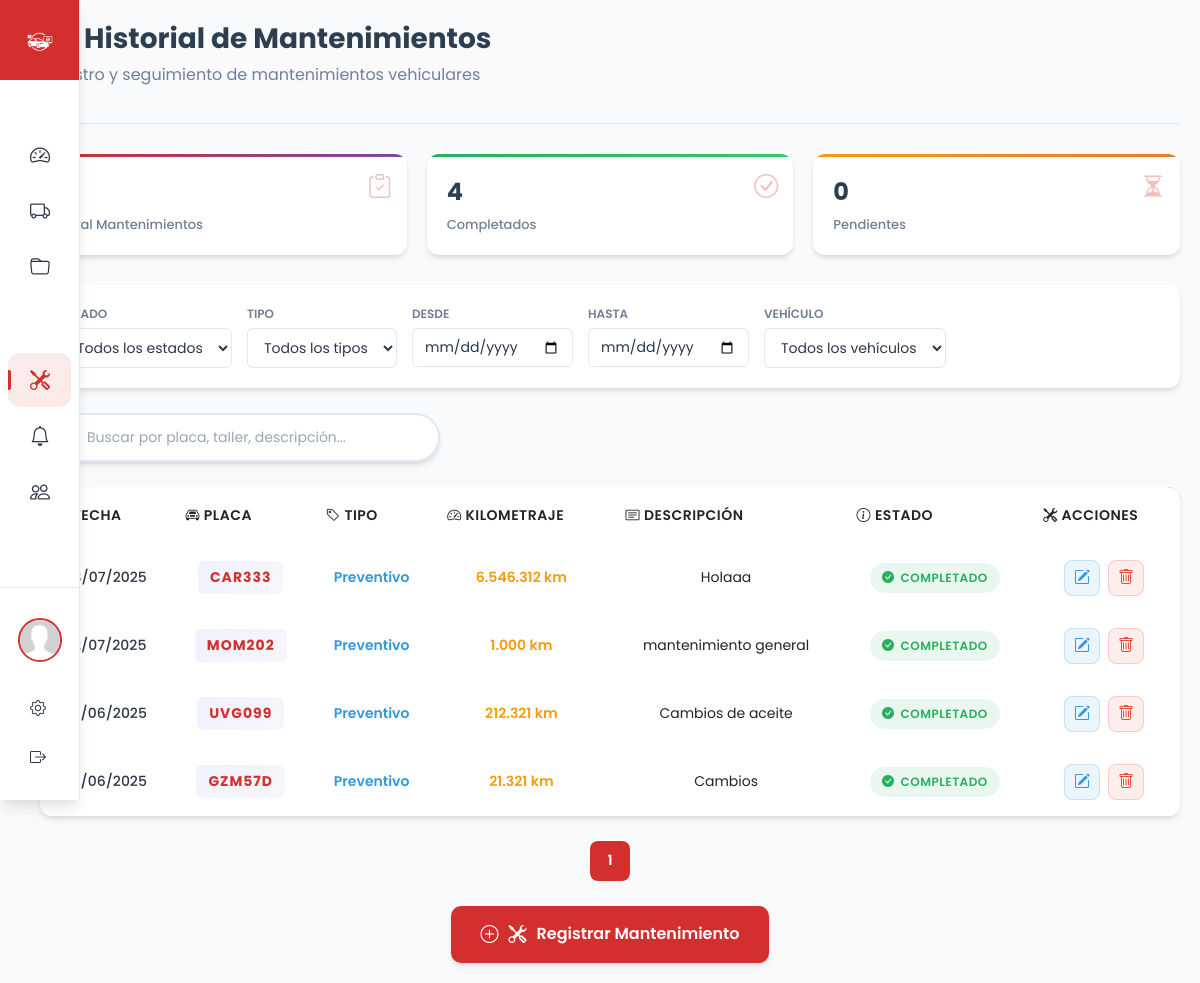
/roles/admin/mantenimiento.php (signed in), run on the app's committed database.
### tables this page shows
CREATE TABLE `usuarios` (
  `documento` varchar(20) NOT NULL,
  `nombre_completo` varchar(100) NOT NULL,
  `email` varchar(100) NOT NULL,
  `password` varchar(500) NOT NULL,
  `telefono` bigint(20) NOT NULL,
  `id_estado_usuario` int(11) NOT NULL,
  `id_rol` int(11) NOT NULL,
  `reset_token` varchar(255) DEFAULT NULL,
  `reset_expira` datetime DEFAULT NULL,
  `joined_at` timestamp NOT NULL DEFAULT current_timestamp() ON UPDATE current_timestamp(),
  `foto_perfil` varchar(255) DEFAULT NULL,
  `fecha_nacimiento` date DEFAULT NULL,
  `nit_empresa` int(11) DEFAULT NULL
);

CREATE TABLE `mantenimiento` (
  `id_mantenimiento` int(11) NOT NULL,
  `placa` varchar(10) NOT NULL,
  `id_tipo_mantenimiento` varchar(50) NOT NULL,
  `fecha_programada` date NOT NULL,
  `fecha_realizada` date DEFAULT NULL,
  `observaciones` text DEFAULT NULL,
  `kilometraje_actual` int(11) DEFAULT NULL,
  `proximo_cambio_km` int(11) DEFAULT NULL,
  `proximo_cambio_fecha` date DEFAULT NULL
);

CREATE TABLE `tipo_mantenimiento` (
  `id_tipo_mantenimiento` varchar(50) NOT NULL,
  `descripcion` varchar(255) NOT NULL
);

### roles/admin/mantenimiento.php (the view, shortened to what this page needs)
<?php
$db = new Database();
$con = $db->conectar();
$documento = $_SESSION['documento'] ?? null;
$nombre_completo = $_SESSION['nombre_completo'] ?? null;
$foto_perfil = $_SESSION['foto_perfil'] ?? null;
if (!$nombre_completo || !$foto_perfil) {
    $query = $con->prepare("SELECT nombre_completo, foto_perfil FROM usuarios WHERE documento = :documento");
    $query->bindParam(':documento', $documento);
    $query->execute();
    $usuario = $query->fetch(PDO::FETCH_ASSOC);
    $foto_perfil = $usuario['foto_perfil'] ?: 'roles/user/css/img/perfil.jpg';
}
$stats_query = $con->prepare("
    SELECT
        COUNT(*) AS total_mantenimientos,
        SUM(CASE WHEN fecha_realizada IS NOT NULL THEN 1 ELSE 0 END) AS mantenimientos_completados,
        SUM(CASE WHEN fecha_realizada IS NULL THEN 1 ELSE 0 END) AS mantenimientos_pendientes
    FROM mantenimiento m
");
$stats_query->execute();
$stats = $stats_query->fetch(PDO::FETCH_ASSOC);
$mantenimientos_query = $con->prepare("
    SELECT
        m.id_mantenimiento AS id,
        m.placa,
        tm.descripcion AS tipo,
        m.kilometraje_actual AS kilometraje,
        m.observaciones AS descripcion,
        m.fecha_programada AS fecha,
        m.fecha_realizada AS fecha_completado,
        m.proximo_cambio_fecha,
        CASE
            WHEN m.fecha_realizada IS NULL THEN 'Pendiente'
            ELSE 'Completado'
        END AS estado,
        m.observaciones AS detalles
    FROM mantenimiento m
    LEFT JOIN tipo_mantenimiento tm ON m.id_tipo_mantenimiento = tm.id_tipo_mantenimiento
    ORDER BY m.fecha_programada DESC
");
$mantenimientos_query->execute();
$mantenimientos = $mantenimientos_query->fetchAll(PDO::FETCH_ASSOC);
function getEstadoClass($estado) {
    switch (strtolower($estado)) {
        case 'completado': return 'estado-completado';
    }
}
function getTipoClass($tipo) {
    switch (strtolower($tipo)) {
        case 'preventivo': return 'tipo-preventivo';
    }
}
?>
<!DOCTYPE html>
<html lang="es">
<head>
    <link href="https://cdn.jsdelivr.net/npm/bootstrap@5.3.0/dist/css/bootstrap.min.css" rel="stylesheet">
    <link rel="stylesheet" href="https://cdn.jsdelivr.net/npm/bootstrap-icons@1.10.0/font/bootstrap-icons.css">
    <link rel="stylesheet" href="css/mantenimiento.css">
    <link rel="stylesheet" href="css/mantenimiento-modals.css">
</head>
<body>
  <?php include 'menu.php'; ?>
  <div class="content">
    <div class="page-header">
      <div>
        <h1 class="page-title">
          Historial de Mantenimientos
        </h1>
        <p class="page-subtitle">Registro y seguimiento de mantenimientos vehiculares</p>
      </div>
    </div>
    <div class="stats-overview">
      <div class="stat-card total">
        <i class="bi bi-clipboard-check stat-icon"></i>
        <div class="stat-number"><?= $stats['total_mantenimientos'] ?? 5 ?></div>
        <div class="stat-label">Total Mantenimientos</div>
      </div>
      <div class="stat-card completados">
        <i class="bi bi-check-circle stat-icon"></i>
        <div class="stat-number"><?= $stats['mantenimientos_completados'] ?? 3 ?></div>
        <div class="stat-label">Completados</div>
      </div>
      <div class="stat-card pendientes">
        <i class="bi bi-hourglass-split stat-icon"></i>
        <div class="stat-number"><?= $stats['mantenimientos_pendientes'] ?? 2 ?></div>
        <div class="stat-label">Pendientes</div>
      </div>
    </div>
    <div class="filters-section">
      <div class="filter-group">
        <label class="filter-label">Estado</label>
        <select class="filter-select" id="filtroEstado" onchange="aplicarFiltros()">
          <option value="">Todos los estados</option>
        </select>
      </div>
      <div class="filter-group">
        <label class="filter-label">Tipo</label>
        <select class="filter-select" id="filtroTipo" onchange="aplicarFiltros()">
          <option value="">Todos los tipos</option>
        </select>
      </div>
      <div class="filter-group">
        <label class="filter-label">Desde</label>
        <input type="date" class="filter-date" id="filtroDesde" onchange="aplicarFiltros()">
      </div>
      <div class="filter-group">
        <label class="filter-label">Hasta</label>
        <input type="date" class="filter-date" id="filtroHasta" onchange="aplicarFiltros()">
      </div>
      <div class="filter-group">
        <label class="filter-label">Vehículo</label>
        <select class="filter-select" id="filtroVehiculo" onchange="aplicarFiltros()">
          <option value="">Todos los vehículos</option>
        </select>
      </div>
    </div>
    <div class="controls-section">
      <div class="buscador">
        <input type="text" id="buscar" class="form-control" placeholder="Buscar por placa, taller, descripción..." onkeyup="filtrarTabla()">
      </div>
    </div>
    <div class="table-container">
      <div class="table-responsive">
        <table class="table" id="tablaUsuarios">
          <thead>
            <tr>
              <th><i class="bi bi-calendar"></i> Fecha</th>
              <th><i class="bi bi-car-front"></i> Placa</th>
              <th><i class="bi bi-tag"></i> Tipo</th>
              <th><i class="bi bi-speedometer2"></i> Kilometraje</th>
              <th><i class="bi bi-card-text"></i> Descripción</th>
              <th><i class="bi bi-info-circle"></i> Estado</th>
              <th><i class="bi bi-tools"></i> Acciones</th>
            </tr>
          </thead>
          <tbody>
            <?php foreach ($mantenimientos as $mant): ?>
            <tr>
              <td><span class="fecha-cell"><?= date('d/m/Y', strtotime($mant['fecha'])) ?></span></td>
              <td><span class="placa-cell"><?= htmlspecialchars($mant['placa']) ?></span></td>
              <td><span class="tipo-cell <?= getTipoClass($mant['tipo']) ?>"><?= htmlspecialchars($mant['tipo']) ?></span></td>
              <td><span class="kilometraje-cell"><?= number_format($mant['kilometraje'], 0, ',', '.') ?> km</span></td>
              <td><span class="descripcion-cell"><?= htmlspecialchars($mant['descripcion']) ?></span></td>
              <td>
                <span class="estado-cell <?= getEstadoClass($mant['estado']) ?>">
                  <?php if ($mant['estado'] == 'Completado'): ?>
                    <i class="bi bi-check-circle-fill"></i>
                  <?php elseif ($mant['estado'] == 'Pendiente'): ?>
                    <i class="bi bi-clock"></i>
                  <?php elseif ($mant['estado'] == 'En proceso'): ?>
                    <i class="bi bi-gear"></i>
                  <?php else: ?>
                    <i class="bi bi-x-circle"></i>
                  <?php endif; ?>
                  <?= htmlspecialchars($mant['estado']) ?>
                </span>
              </td>
              <td>
                <div class="action-buttons">
                  <a href="" onclick="editarMantenimiento(<?= $mant['id'] ?>)" class="action-icon edit" title="Editar">
                    <i class="bi bi-pencil-square"></i>
                  </a>
                  <a href="" onclick="eliminarMantenimiento(<?= $mant['id'] ?>, '<?= $mant['placa'] ?>')" class="action-icon delete" title="Eliminar">
                    <i class="bi bi-trash"></i>
                  </a>
                </div>
              </td>
            </tr>
            <?php endforeach; ?>
          </tbody>
        </table>
      </div>
    </div>
    <div class="pagination-container">
      <ul class="pagination" id="paginacion"></ul>
    </div>
    <div class="boton-agregar">
      <button onclick="abrirModalAgregarMantenimiento()" class="boton">
        <i class="bi bi-plus-circle"></i>
        <i class="bi bi-tools"></i>
        Registrar Mantenimiento
      </button>
    </div>
  </div>
</body>
</html>

### roles/admin/menu.php (shortened to what this page needs)
<?php
$imagePath = htmlspecialchars($foto_perfil) . '?v=' . time();
?>
<!DOCTYPE html>
<html lang="es">
<head>
  <link href="https://cdn.jsdelivr.net/npm/bootstrap-icons@1.10.5/font/bootstrap-icons.css" rel="stylesheet">
  <link rel="stylesheet" href="css/sidebar.css">
</head>
<body>
  <div class="sidebar" id="sidebar">
    <div class="sidebar-header">
      <div class="logo-container">
        <img src="../../css/img/blanco.png" alt="Logo" class="logo">
      </div>
    </div>
    <nav class="sidebar-nav">
      <div class="nav-section">
        <a href="index.php" class="nav-link active">
          <i class="bi bi-speedometer2"></i>
        </a>
        <a href="Vehiculos.php" class="nav-link">
          <i class="bi bi-truck"></i>
        </a>
        <a href="documentos.php" class="nav-link">
          <i class="bi bi-folder"></i>
        </a>
      </div>
      <div class="nav-section">
        <a href="mantenimiento.php" class="nav-link">
          <i class="bi bi-tools"></i>
          <div class="nav-indicator"></div>
        </a>
        <a href="alertas.php" class="nav-link">
          <i class="bi bi-bell"></i>
        </a>
        <a href="usuarios.php" class="nav-link">
          <i class="bi bi-people"></i>
        </a>
      </div>
      <div class="nav-section">
        <a href="historial.php" class="nav-link">
        </a>
      </div>
    </nav>
    <div class="sidebar-footer">
      <a href="perfil.php" class="nav-link profile-link">
        <div class="profile-avatar">
          <img src="<?php echo $imagePath; ?>" alt="Foto de Perfil" class="usu_imagen">
        </div>
      </a>
      <div class="footer-actions">
        <a href="#" class="action-btn" title="Configuración">
          <i class="bi bi-gear"></i>
        </a>
        <a href="../../includes/salir.php" class="action-btn logout-btn" title="Cerrar Sesión">
          <i class="bi bi-box-arrow-right"></i>
        </a>
      </div>
    </div>
  </div>
</body>
</html>

### roles/admin/css/mantenimiento-modals.css (style rules this page uses)
:root { --primary-color: #667eea; --primary-gradient: linear-gradient(135deg, #667eea 0%, #764ba2 100%); --secondary-color: #2c3e50; --success-color: #27ae60; --warning-color: #f39c12; --danger-color: #e74c3c; --info-color: #3498db; --text-color: #2d3748; --text-light: #718096; --bg-color: #f8fafc; --card-bg: #ffffff; --border-color: #e2e8f0; --shadow: 0 4px 6px -1px rgba(0, 0, 0, 0.1), 0 2px 4px -1px rgba(0, 0, 0, 0.06); --shadow-lg: 0 10px 15px -3px rgba(0, 0, 0, 0.1), 0 4px 6px -2px rgba(0, 0, 0, 0.05); --transition: all 0.3s cubic-bezier(0.4, 0, 0.2, 1); --border-radius: 12px; }
.form-control, .form-select { border: 2px solid var(--border-color); border-radius: 8px; padding: 12px 15px; font-size: 14px; transition: var(--transition); background-color: var(--card-bg); color: var(--text-color); }
.form-control::placeholder { color: var(--text-light); opacity: 0.7; }

### data on the page
usuarios: foto_perfil (picture)
mantenimiento: fecha_programada "08/07/2025", placa "CAR333", id_tipo_mantenimiento.descripcion "Preventivo", kilometraje_actual "6.546.312", observaciones "Holaaa", estado "COMPLETADO"
mantenimiento: fecha_programada "02/07/2025", placa "MOM202", id_tipo_mantenimiento.descripcion "Preventivo", kilometraje_actual "1.000", observaciones "mantenimiento general", estado "COMPLETADO"
mantenimiento: fecha_programada "29/06/2025", placa "UVG099", id_tipo_mantenimiento.descripcion "Preventivo", kilometraje_actual "212.321", observaciones "Cambios de aceite", estado "COMPLETADO"
mantenimiento: fecha_programada "29/06/2025", placa "GZM57D", id_tipo_mantenimiento.descripcion "Preventivo", kilometraje_actual "21.321", observaciones "Cambios", estado "COMPLETADO"

### other printed values
$stats['mantenimientos_completados'] "4"
$stats['mantenimientos_pendientes'] "0"
